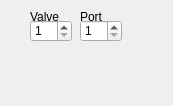
<?xml version="1.0" encoding="UTF-8"?>
<ui version="4.0">
 <class>Form</class>
 <widget class="QWidget" name="Form">
  <property name="geometry">
   <rect>
    <x>0</x>
    <y>0</y>
    <width>173</width>
    <height>106</height>
   </rect>
  </property>
  <property name="windowTitle">
   <string>Form</string>
  </property>
  <widget class="QWidget" name="widget" native="true">
   <property name="geometry">
    <rect>
     <x>20</x>
     <y>10</y>
     <width>111</width>
     <height>41</height>
    </rect>
   </property>
   <property name="maximumSize">
    <size>
     <width>111</width>
     <height>41</height>
    </size>
   </property>
   <widget class="QLabel" name="label_2">
    <property name="geometry">
     <rect>
      <x>60</x>
      <y>0</y>
      <width>47</width>
      <height>13</height>
     </rect>
    </property>
    <property name="text">
     <string>Port</string>
    </property>
   </widget>
   <widget class="QLabel" name="label">
    <property name="geometry">
     <rect>
      <x>10</x>
      <y>0</y>
      <width>47</width>
      <height>13</height>
     </rect>
    </property>
    <property name="text">
     <string>Valve</string>
    </property>
   </widget>
   <widget class="QSpinBox" name="Valve_2">
    <property name="geometry">
     <rect>
      <x>60</x>
      <y>10</y>
      <width>42</width>
      <height>22</height>
     </rect>
    </property>
    <property name="minimum">
     <number>1</number>
    </property>
    <property name="maximum">
     <number>8</number>
    </property>
   </widget>
   <widget class="QSpinBox" name="Valve">
    <property name="geometry">
     <rect>
      <x>10</x>
      <y>10</y>
      <width>42</width>
      <height>22</height>
     </rect>
    </property>
    <property name="minimum">
     <number>1</number>
    </property>
    <property name="maximum">
     <number>24</number>
    </property>
   </widget>
  </widget>
 </widget>
 <resources/>
 <connections/>
</ui>
